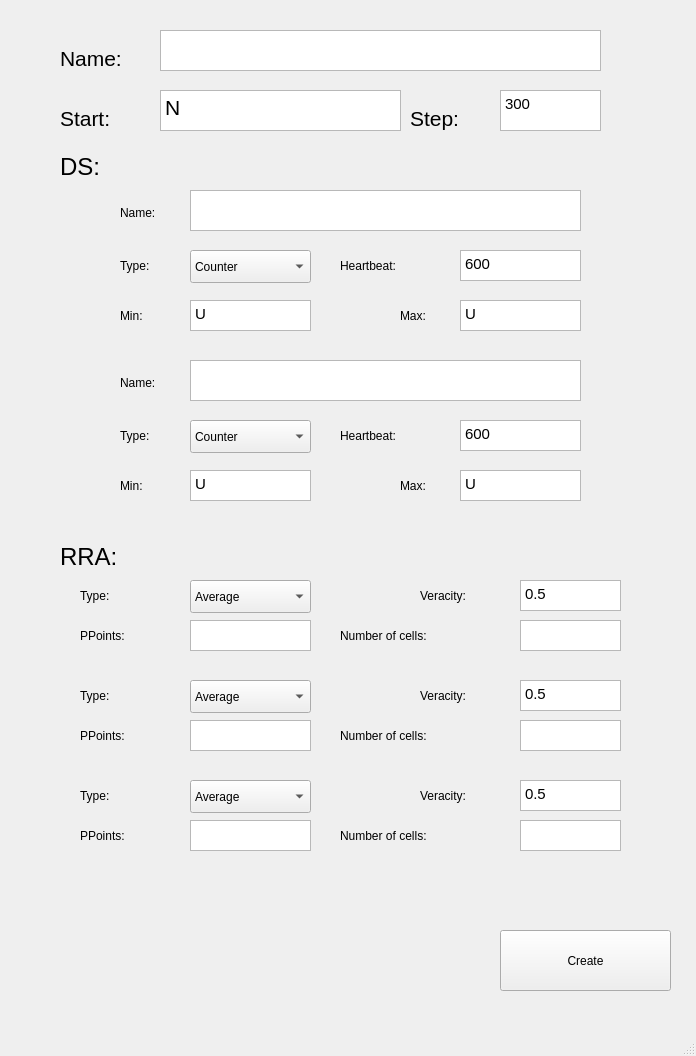
 <widget class="QMainWindow" name="CreateWindow">
  <property name="geometry">
   <rect>
    <x>0</x>
    <y>0</y>
    <width>696</width>
    <height>1056</height>
   </rect>
  </property>
  <property name="windowTitle">
   <string>MainWindow</string>
  </property>
  <widget class="QWidget" name="centralwidget">
   <widget class="QLabel" name="lbName">
    <property name="geometry">
     <rect>
      <x>60</x>
      <y>30</y>
      <width>121</width>
      <height>41</height>
     </rect>
    </property>
    <property name="font">
     <font>
      <pointsize>16</pointsize>
      <kerning>true</kerning>
     </font>
    </property>
    <property name="text">
     <string>Name:</string>
    </property>
    <property name="alignment">
     <set>Qt::AlignBottom|Qt::AlignJustify</set>
    </property>
   </widget>
   <widget class="QTextEdit" name="teName">
    <property name="geometry">
     <rect>
      <x>160</x>
      <y>30</y>
      <width>441</width>
      <height>41</height>
     </rect>
    </property>
   </widget>
   <widget class="QLabel" name="lbStart">
    <property name="geometry">
     <rect>
      <x>60</x>
      <y>90</y>
      <width>121</width>
      <height>41</height>
     </rect>
    </property>
    <property name="font">
     <font>
      <pointsize>16</pointsize>
      <kerning>true</kerning>
     </font>
    </property>
    <property name="text">
     <string>Start:</string>
    </property>
    <property name="alignment">
     <set>Qt::AlignBottom|Qt::AlignJustify</set>
    </property>
   </widget>
   <widget class="QTextEdit" name="teStart">
    <property name="geometry">
     <rect>
      <x>160</x>
      <y>90</y>
      <width>241</width>
      <height>41</height>
     </rect>
    </property>
    <property name="font">
     <font>
      <pointsize>16</pointsize>
     </font>
    </property>
    <property name="verticalScrollBarPolicy">
     <enum>Qt::ScrollBarAlwaysOff</enum>
    </property>
    <property name="html">
     <string>&lt;!DOCTYPE HTML PUBLIC &quot;-//W3C//DTD HTML 4.0//EN&quot; &quot;http://www.w3.org/TR/REC-html40/strict.dtd&quot;&gt;
&lt;html&gt;&lt;head&gt;&lt;meta name=&quot;qrichtext&quot; content=&quot;1&quot; /&gt;&lt;style type=&quot;text/css&quot;&gt;
p, li { white-space: pre-wrap; }
&lt;/style&gt;&lt;/head&gt;&lt;body style=&quot; font-family:'Ubuntu'; font-size:16pt; font-weight:400; font-style:normal;&quot;&gt;
&lt;p style=&quot; margin-top:0px; margin-bottom:0px; margin-left:0px; margin-right:0px; -qt-block-indent:0; text-indent:0px;&quot;&gt;N&lt;/p&gt;&lt;/body&gt;&lt;/html&gt;</string>
    </property>
   </widget>
   <widget class="QTextEdit" name="teStep">
    <property name="geometry">
     <rect>
      <x>500</x>
      <y>90</y>
      <width>101</width>
      <height>41</height>
     </rect>
    </property>
    <property name="font">
     <font>
      <pointsize>16</pointsize>
     </font>
    </property>
    <property name="html">
     <string>&lt;!DOCTYPE HTML PUBLIC &quot;-//W3C//DTD HTML 4.0//EN&quot; &quot;http://www.w3.org/TR/REC-html40/strict.dtd&quot;&gt;
&lt;html&gt;&lt;head&gt;&lt;meta name=&quot;qrichtext&quot; content=&quot;1&quot; /&gt;&lt;style type=&quot;text/css&quot;&gt;
p, li { white-space: pre-wrap; }
&lt;/style&gt;&lt;/head&gt;&lt;body style=&quot; font-family:'Ubuntu'; font-size:16pt; font-weight:400; font-style:normal;&quot;&gt;
&lt;p style=&quot; margin-top:0px; margin-bottom:0px; margin-left:0px; margin-right:0px; -qt-block-indent:0; text-indent:0px;&quot;&gt;&lt;span style=&quot; font-size:11pt;&quot;&gt;300&lt;/span&gt;&lt;/p&gt;&lt;/body&gt;&lt;/html&gt;</string>
    </property>
   </widget>
   <widget class="QLabel" name="lbStep">
    <property name="geometry">
     <rect>
      <x>410</x>
      <y>90</y>
      <width>121</width>
      <height>41</height>
     </rect>
    </property>
    <property name="font">
     <font>
      <pointsize>16</pointsize>
      <kerning>true</kerning>
     </font>
    </property>
    <property name="text">
     <string>Step:</string>
    </property>
    <property name="alignment">
     <set>Qt::AlignBottom|Qt::AlignJustify</set>
    </property>
   </widget>
   <widget class="QLabel" name="lbDS">
    <property name="geometry">
     <rect>
      <x>60</x>
      <y>140</y>
      <width>121</width>
      <height>41</height>
     </rect>
    </property>
    <property name="font">
     <font>
      <pointsize>18</pointsize>
      <kerning>true</kerning>
     </font>
    </property>
    <property name="text">
     <string>DS:</string>
    </property>
    <property name="alignment">
     <set>Qt::AlignBottom|Qt::AlignJustify</set>
    </property>
   </widget>
   <widget class="QPushButton" name="pbCreate">
    <property name="geometry">
     <rect>
      <x>500</x>
      <y>930</y>
      <width>171</width>
      <height>61</height>
     </rect>
    </property>
    <property name="text">
     <string>Create</string>
    </property>
   </widget>
   <widget class="QComboBox" name="cbDS1Type">
    <property name="geometry">
     <rect>
      <x>190</x>
      <y>250</y>
      <width>121</width>
      <height>33</height>
     </rect>
    </property>
    <item>
     <property name="text">
      <string>Counter</string>
     </property>
    </item>
    <item>
     <property name="text">
      <string>Gauge</string>
     </property>
    </item>
    <item>
     <property name="text">
      <string>Dcounter</string>
     </property>
    </item>
    <item>
     <property name="text">
      <string>Derive</string>
     </property>
    </item>
    <item>
     <property name="text">
      <string>Dderive</string>
     </property>
    </item>
    <item>
     <property name="text">
      <string>Absolute</string>
     </property>
    </item>
    <item>
     <property name="text">
      <string>Compute</string>
     </property>
    </item>
   </widget>
   <widget class="QLabel" name="lbDS1Name">
    <property name="geometry">
     <rect>
      <x>120</x>
      <y>200</y>
      <width>98</width>
      <height>25</height>
     </rect>
    </property>
    <property name="text">
     <string>Name:</string>
    </property>
   </widget>
   <widget class="QTextEdit" name="teDS1Name">
    <property name="geometry">
     <rect>
      <x>190</x>
      <y>190</y>
      <width>391</width>
      <height>41</height>
     </rect>
    </property>
   </widget>
   <widget class="QLabel" name="lbDS1Type">
    <property name="geometry">
     <rect>
      <x>120</x>
      <y>250</y>
      <width>98</width>
      <height>31</height>
     </rect>
    </property>
    <property name="text">
     <string>Type:</string>
    </property>
   </widget>
   <widget class="QLabel" name="lbDS1Hb">
    <property name="geometry">
     <rect>
      <x>340</x>
      <y>250</y>
      <width>131</width>
      <height>31</height>
     </rect>
    </property>
    <property name="text">
     <string>Heartbeat:</string>
    </property>
   </widget>
   <widget class="QTextEdit" name="teDS1Hb">
    <property name="geometry">
     <rect>
      <x>460</x>
      <y>250</y>
      <width>121</width>
      <height>31</height>
     </rect>
    </property>
    <property name="verticalScrollBarPolicy">
     <enum>Qt::ScrollBarAlwaysOff</enum>
    </property>
    <property name="html">
     <string>&lt;!DOCTYPE HTML PUBLIC &quot;-//W3C//DTD HTML 4.0//EN&quot; &quot;http://www.w3.org/TR/REC-html40/strict.dtd&quot;&gt;
&lt;html&gt;&lt;head&gt;&lt;meta name=&quot;qrichtext&quot; content=&quot;1&quot; /&gt;&lt;style type=&quot;text/css&quot;&gt;
p, li { white-space: pre-wrap; }
&lt;/style&gt;&lt;/head&gt;&lt;body style=&quot; font-family:'Ubuntu'; font-size:11pt; font-weight:400; font-style:normal;&quot;&gt;
&lt;p style=&quot; margin-top:0px; margin-bottom:0px; margin-left:0px; margin-right:0px; -qt-block-indent:0; text-indent:0px;&quot;&gt;600&lt;/p&gt;&lt;/body&gt;&lt;/html&gt;</string>
    </property>
   </widget>
   <widget class="QLabel" name="lbDS1Min">
    <property name="geometry">
     <rect>
      <x>120</x>
      <y>300</y>
      <width>98</width>
      <height>31</height>
     </rect>
    </property>
    <property name="text">
     <string>Min:</string>
    </property>
   </widget>
   <widget class="QTextEdit" name="teDS1Min">
    <property name="geometry">
     <rect>
      <x>190</x>
      <y>300</y>
      <width>121</width>
      <height>31</height>
     </rect>
    </property>
    <property name="verticalScrollBarPolicy">
     <enum>Qt::ScrollBarAlwaysOff</enum>
    </property>
    <property name="html">
     <string>&lt;!DOCTYPE HTML PUBLIC &quot;-//W3C//DTD HTML 4.0//EN&quot; &quot;http://www.w3.org/TR/REC-html40/strict.dtd&quot;&gt;
&lt;html&gt;&lt;head&gt;&lt;meta name=&quot;qrichtext&quot; content=&quot;1&quot; /&gt;&lt;style type=&quot;text/css&quot;&gt;
p, li { white-space: pre-wrap; }
&lt;/style&gt;&lt;/head&gt;&lt;body style=&quot; font-family:'Ubuntu'; font-size:11pt; font-weight:400; font-style:normal;&quot;&gt;
&lt;p style=&quot; margin-top:0px; margin-bottom:0px; margin-left:0px; margin-right:0px; -qt-block-indent:0; text-indent:0px;&quot;&gt;U&lt;/p&gt;&lt;/body&gt;&lt;/html&gt;</string>
    </property>
   </widget>
   <widget class="QTextEdit" name="teDS1Max">
    <property name="geometry">
     <rect>
      <x>460</x>
      <y>300</y>
      <width>121</width>
      <height>31</height>
     </rect>
    </property>
    <property name="verticalScrollBarPolicy">
     <enum>Qt::ScrollBarAlwaysOff</enum>
    </property>
    <property name="html">
     <string>&lt;!DOCTYPE HTML PUBLIC &quot;-//W3C//DTD HTML 4.0//EN&quot; &quot;http://www.w3.org/TR/REC-html40/strict.dtd&quot;&gt;
&lt;html&gt;&lt;head&gt;&lt;meta name=&quot;qrichtext&quot; content=&quot;1&quot; /&gt;&lt;style type=&quot;text/css&quot;&gt;
p, li { white-space: pre-wrap; }
&lt;/style&gt;&lt;/head&gt;&lt;body style=&quot; font-family:'Ubuntu'; font-size:11pt; font-weight:400; font-style:normal;&quot;&gt;
&lt;p style=&quot; margin-top:0px; margin-bottom:0px; margin-left:0px; margin-right:0px; -qt-block-indent:0; text-indent:0px;&quot;&gt;U&lt;/p&gt;&lt;/body&gt;&lt;/html&gt;</string>
    </property>
   </widget>
   <widget class="QLabel" name="lbDS1Max">
    <property name="geometry">
     <rect>
      <x>400</x>
      <y>300</y>
      <width>98</width>
      <height>31</height>
     </rect>
    </property>
    <property name="text">
     <string>Max:</string>
    </property>
   </widget>
   <widget class="QTextEdit" name="teDS2Min">
    <property name="geometry">
     <rect>
      <x>190</x>
      <y>470</y>
      <width>121</width>
      <height>31</height>
     </rect>
    </property>
    <property name="verticalScrollBarPolicy">
     <enum>Qt::ScrollBarAlwaysOff</enum>
    </property>
    <property name="html">
     <string>&lt;!DOCTYPE HTML PUBLIC &quot;-//W3C//DTD HTML 4.0//EN&quot; &quot;http://www.w3.org/TR/REC-html40/strict.dtd&quot;&gt;
&lt;html&gt;&lt;head&gt;&lt;meta name=&quot;qrichtext&quot; content=&quot;1&quot; /&gt;&lt;style type=&quot;text/css&quot;&gt;
p, li { white-space: pre-wrap; }
&lt;/style&gt;&lt;/head&gt;&lt;body style=&quot; font-family:'Ubuntu'; font-size:11pt; font-weight:400; font-style:normal;&quot;&gt;
&lt;p style=&quot; margin-top:0px; margin-bottom:0px; margin-left:0px; margin-right:0px; -qt-block-indent:0; text-indent:0px;&quot;&gt;U&lt;/p&gt;&lt;/body&gt;&lt;/html&gt;</string>
    </property>
   </widget>
   <widget class="QTextEdit" name="teDS2Name">
    <property name="geometry">
     <rect>
      <x>190</x>
      <y>360</y>
      <width>391</width>
      <height>41</height>
     </rect>
    </property>
   </widget>
   <widget class="QLabel" name="lbDS2Min">
    <property name="geometry">
     <rect>
      <x>120</x>
      <y>470</y>
      <width>98</width>
      <height>31</height>
     </rect>
    </property>
    <property name="text">
     <string>Min:</string>
    </property>
   </widget>
   <widget class="QTextEdit" name="teDS2Max">
    <property name="geometry">
     <rect>
      <x>460</x>
      <y>470</y>
      <width>121</width>
      <height>31</height>
     </rect>
    </property>
    <property name="verticalScrollBarPolicy">
     <enum>Qt::ScrollBarAlwaysOff</enum>
    </property>
    <property name="html">
     <string>&lt;!DOCTYPE HTML PUBLIC &quot;-//W3C//DTD HTML 4.0//EN&quot; &quot;http://www.w3.org/TR/REC-html40/strict.dtd&quot;&gt;
&lt;html&gt;&lt;head&gt;&lt;meta name=&quot;qrichtext&quot; content=&quot;1&quot; /&gt;&lt;style type=&quot;text/css&quot;&gt;
p, li { white-space: pre-wrap; }
&lt;/style&gt;&lt;/head&gt;&lt;body style=&quot; font-family:'Ubuntu'; font-size:11pt; font-weight:400; font-style:normal;&quot;&gt;
&lt;p style=&quot; margin-top:0px; margin-bottom:0px; margin-left:0px; margin-right:0px; -qt-block-indent:0; text-indent:0px;&quot;&gt;U&lt;/p&gt;&lt;/body&gt;&lt;/html&gt;</string>
    </property>
   </widget>
   <widget class="QLabel" name="lbDS2Max">
    <property name="geometry">
     <rect>
      <x>400</x>
      <y>470</y>
      <width>98</width>
      <height>31</height>
     </rect>
    </property>
    <property name="text">
     <string>Max:</string>
    </property>
   </widget>
   <widget class="QComboBox" name="cbDS2Type">
    <property name="geometry">
     <rect>
      <x>190</x>
      <y>420</y>
      <width>121</width>
      <height>33</height>
     </rect>
    </property>
    <item>
     <property name="text">
      <string>Counter</string>
     </property>
    </item>
    <item>
     <property name="text">
      <string>Gauge</string>
     </property>
    </item>
    <item>
     <property name="text">
      <string>Dcounter</string>
     </property>
    </item>
    <item>
     <property name="text">
      <string>Derive</string>
     </property>
    </item>
    <item>
     <property name="text">
      <string>Dderive</string>
     </property>
    </item>
    <item>
     <property name="text">
      <string>Absolute</string>
     </property>
    </item>
    <item>
     <property name="text">
      <string>Compute</string>
     </property>
    </item>
   </widget>
   <widget class="QLabel" name="lbDS2Type">
    <property name="geometry">
     <rect>
      <x>120</x>
      <y>420</y>
      <width>98</width>
      <height>31</height>
     </rect>
    </property>
    <property name="text">
     <string>Type:</string>
    </property>
   </widget>
   <widget class="QTextEdit" name="teDS2Hb">
    <property name="geometry">
     <rect>
      <x>460</x>
      <y>420</y>
      <width>121</width>
      <height>31</height>
     </rect>
    </property>
    <property name="verticalScrollBarPolicy">
     <enum>Qt::ScrollBarAlwaysOff</enum>
    </property>
    <property name="html">
     <string>&lt;!DOCTYPE HTML PUBLIC &quot;-//W3C//DTD HTML 4.0//EN&quot; &quot;http://www.w3.org/TR/REC-html40/strict.dtd&quot;&gt;
&lt;html&gt;&lt;head&gt;&lt;meta name=&quot;qrichtext&quot; content=&quot;1&quot; /&gt;&lt;style type=&quot;text/css&quot;&gt;
p, li { white-space: pre-wrap; }
&lt;/style&gt;&lt;/head&gt;&lt;body style=&quot; font-family:'Ubuntu'; font-size:11pt; font-weight:400; font-style:normal;&quot;&gt;
&lt;p style=&quot; margin-top:0px; margin-bottom:0px; margin-left:0px; margin-right:0px; -qt-block-indent:0; text-indent:0px;&quot;&gt;600&lt;/p&gt;&lt;/body&gt;&lt;/html&gt;</string>
    </property>
   </widget>
   <widget class="QLabel" name="lbDS2Hb">
    <property name="geometry">
     <rect>
      <x>340</x>
      <y>420</y>
      <width>131</width>
      <height>31</height>
     </rect>
    </property>
    <property name="text">
     <string>Heartbeat:</string>
    </property>
   </widget>
   <widget class="QLabel" name="lbDS2Name">
    <property name="geometry">
     <rect>
      <x>120</x>
      <y>370</y>
      <width>98</width>
      <height>25</height>
     </rect>
    </property>
    <property name="text">
     <string>Name:</string>
    </property>
   </widget>
   <widget class="QLabel" name="lbRRA">
    <property name="geometry">
     <rect>
      <x>60</x>
      <y>530</y>
      <width>121</width>
      <height>41</height>
     </rect>
    </property>
    <property name="font">
     <font>
      <pointsize>18</pointsize>
      <kerning>true</kerning>
     </font>
    </property>
    <property name="text">
     <string>RRA:</string>
    </property>
    <property name="alignment">
     <set>Qt::AlignBottom|Qt::AlignJustify</set>
    </property>
   </widget>
   <widget class="QComboBox" name="cbRRA1Type">
    <property name="geometry">
     <rect>
      <x>190</x>
      <y>580</y>
      <width>121</width>
      <height>33</height>
     </rect>
    </property>
    <item>
     <property name="text">
      <string>Average</string>
     </property>
    </item>
    <item>
     <property name="text">
      <string>Min</string>
     </property>
    </item>
    <item>
     <property name="text">
      <string>Max</string>
     </property>
    </item>
    <item>
     <property name="text">
      <string>Last</string>
     </property>
    </item>
   </widget>
   <widget class="QLabel" name="lbRRA1Type">
    <property name="geometry">
     <rect>
      <x>80</x>
      <y>580</y>
      <width>98</width>
      <height>31</height>
     </rect>
    </property>
    <property name="text">
     <string>Type:</string>
    </property>
   </widget>
   <widget class="QTextEdit" name="teRRA1Veracity">
    <property name="geometry">
     <rect>
      <x>520</x>
      <y>580</y>
      <width>101</width>
      <height>31</height>
     </rect>
    </property>
    <property name="verticalScrollBarPolicy">
     <enum>Qt::ScrollBarAlwaysOff</enum>
    </property>
    <property name="html">
     <string>&lt;!DOCTYPE HTML PUBLIC &quot;-//W3C//DTD HTML 4.0//EN&quot; &quot;http://www.w3.org/TR/REC-html40/strict.dtd&quot;&gt;
&lt;html&gt;&lt;head&gt;&lt;meta name=&quot;qrichtext&quot; content=&quot;1&quot; /&gt;&lt;style type=&quot;text/css&quot;&gt;
p, li { white-space: pre-wrap; }
&lt;/style&gt;&lt;/head&gt;&lt;body style=&quot; font-family:'Ubuntu'; font-size:11pt; font-weight:400; font-style:normal;&quot;&gt;
&lt;p style=&quot; margin-top:0px; margin-bottom:0px; margin-left:0px; margin-right:0px; -qt-block-indent:0; text-indent:0px;&quot;&gt;0.5&lt;/p&gt;&lt;/body&gt;&lt;/html&gt;</string>
    </property>
   </widget>
   <widget class="QLabel" name="lbRRA1Veracity">
    <property name="geometry">
     <rect>
      <x>420</x>
      <y>580</y>
      <width>131</width>
      <height>31</height>
     </rect>
    </property>
    <property name="text">
     <string>Veracity:</string>
    </property>
   </widget>
   <widget class="QLabel" name="lbRRA1PPoints">
    <property name="geometry">
     <rect>
      <x>80</x>
      <y>620</y>
      <width>161</width>
      <height>31</height>
     </rect>
    </property>
    <property name="text">
     <string>PPoints:</string>
    </property>
   </widget>
   <widget class="QTextEdit" name="teRRA1PPoints">
    <property name="geometry">
     <rect>
      <x>190</x>
      <y>620</y>
      <width>121</width>
      <height>31</height>
     </rect>
    </property>
    <property name="verticalScrollBarPolicy">
     <enum>Qt::ScrollBarAlwaysOff</enum>
    </property>
    <property name="html">
     <string>&lt;!DOCTYPE HTML PUBLIC &quot;-//W3C//DTD HTML 4.0//EN&quot; &quot;http://www.w3.org/TR/REC-html40/strict.dtd&quot;&gt;
&lt;html&gt;&lt;head&gt;&lt;meta name=&quot;qrichtext&quot; content=&quot;1&quot; /&gt;&lt;style type=&quot;text/css&quot;&gt;
p, li { white-space: pre-wrap; }
&lt;/style&gt;&lt;/head&gt;&lt;body style=&quot; font-family:'Ubuntu'; font-size:11pt; font-weight:400; font-style:normal;&quot;&gt;
&lt;p style=&quot;-qt-paragraph-type:empty; margin-top:0px; margin-bottom:0px; margin-left:0px; margin-right:0px; -qt-block-indent:0; text-indent:0px;&quot;&gt;&lt;br /&gt;&lt;/p&gt;&lt;/body&gt;&lt;/html&gt;</string>
    </property>
   </widget>
   <widget class="QLabel" name="lbRRA1NoC">
    <property name="geometry">
     <rect>
      <x>340</x>
      <y>620</y>
      <width>161</width>
      <height>31</height>
     </rect>
    </property>
    <property name="text">
     <string>Number of cells:</string>
    </property>
   </widget>
   <widget class="QTextEdit" name="teRRA1NoC">
    <property name="geometry">
     <rect>
      <x>520</x>
      <y>620</y>
      <width>101</width>
      <height>31</height>
     </rect>
    </property>
    <property name="verticalScrollBarPolicy">
     <enum>Qt::ScrollBarAlwaysOff</enum>
    </property>
    <property name="html">
     <string>&lt;!DOCTYPE HTML PUBLIC &quot;-//W3C//DTD HTML 4.0//EN&quot; &quot;http://www.w3.org/TR/REC-html40/strict.dtd&quot;&gt;
&lt;html&gt;&lt;head&gt;&lt;meta name=&quot;qrichtext&quot; content=&quot;1&quot; /&gt;&lt;style type=&quot;text/css&quot;&gt;
p, li { white-space: pre-wrap; }
&lt;/style&gt;&lt;/head&gt;&lt;body style=&quot; font-family:'Ubuntu'; font-size:11pt; font-weight:400; font-style:normal;&quot;&gt;
&lt;p style=&quot;-qt-paragraph-type:empty; margin-top:0px; margin-bottom:0px; margin-left:0px; margin-right:0px; -qt-block-indent:0; text-indent:0px;&quot;&gt;&lt;br /&gt;&lt;/p&gt;&lt;/body&gt;&lt;/html&gt;</string>
    </property>
   </widget>
   <widget class="QComboBox" name="cbRRA2Type">
    <property name="geometry">
     <rect>
      <x>190</x>
      <y>680</y>
      <width>121</width>
      <height>33</height>
     </rect>
    </property>
    <item>
     <property name="text">
      <string>Average</string>
     </property>
    </item>
    <item>
     <property name="text">
      <string>Min</string>
     </property>
    </item>
    <item>
     <property name="text">
      <string>Max</string>
     </property>
    </item>
    <item>
     <property name="text">
      <string>Last</string>
     </property>
    </item>
   </widget>
   <widget class="QLabel" name="lbRRA2PPoints">
    <property name="geometry">
     <rect>
      <x>80</x>
      <y>720</y>
      <width>161</width>
      <height>31</height>
     </rect>
    </property>
    <property name="text">
     <string>PPoints:</string>
    </property>
   </widget>
   <widget class="QLabel" name="lbRRA2Type">
    <property name="geometry">
     <rect>
      <x>80</x>
      <y>680</y>
      <width>98</width>
      <height>31</height>
     </rect>
    </property>
    <property name="text">
     <string>Type:</string>
    </property>
   </widget>
   <widget class="QTextEdit" name="teRRA2Veracity">
    <property name="geometry">
     <rect>
      <x>520</x>
      <y>680</y>
      <width>101</width>
      <height>31</height>
     </rect>
    </property>
    <property name="verticalScrollBarPolicy">
     <enum>Qt::ScrollBarAlwaysOff</enum>
    </property>
    <property name="html">
     <string>&lt;!DOCTYPE HTML PUBLIC &quot;-//W3C//DTD HTML 4.0//EN&quot; &quot;http://www.w3.org/TR/REC-html40/strict.dtd&quot;&gt;
&lt;html&gt;&lt;head&gt;&lt;meta name=&quot;qrichtext&quot; content=&quot;1&quot; /&gt;&lt;style type=&quot;text/css&quot;&gt;
p, li { white-space: pre-wrap; }
&lt;/style&gt;&lt;/head&gt;&lt;body style=&quot; font-family:'Ubuntu'; font-size:11pt; font-weight:400; font-style:normal;&quot;&gt;
&lt;p style=&quot; margin-top:0px; margin-bottom:0px; margin-left:0px; margin-right:0px; -qt-block-indent:0; text-indent:0px;&quot;&gt;0.5&lt;/p&gt;&lt;/body&gt;&lt;/html&gt;</string>
    </property>
   </widget>
   <widget class="QLabel" name="lbRRA2Veracity">
    <property name="geometry">
     <rect>
      <x>420</x>
      <y>680</y>
      <width>131</width>
      <height>31</height>
     </rect>
    </property>
    <property name="text">
     <string>Veracity:</string>
    </property>
   </widget>
   <widget class="QTextEdit" name="teRRA2NoC">
    <property name="geometry">
     <rect>
      <x>520</x>
      <y>720</y>
      <width>101</width>
      <height>31</height>
     </rect>
    </property>
    <property name="verticalScrollBarPolicy">
     <enum>Qt::ScrollBarAlwaysOff</enum>
    </property>
    <property name="html">
     <string>&lt;!DOCTYPE HTML PUBLIC &quot;-//W3C//DTD HTML 4.0//EN&quot; &quot;http://www.w3.org/TR/REC-html40/strict.dtd&quot;&gt;
&lt;html&gt;&lt;head&gt;&lt;meta name=&quot;qrichtext&quot; content=&quot;1&quot; /&gt;&lt;style type=&quot;text/css&quot;&gt;
p, li { white-space: pre-wrap; }
&lt;/style&gt;&lt;/head&gt;&lt;body style=&quot; font-family:'Ubuntu'; font-size:11pt; font-weight:400; font-style:normal;&quot;&gt;
&lt;p style=&quot;-qt-paragraph-type:empty; margin-top:0px; margin-bottom:0px; margin-left:0px; margin-right:0px; -qt-block-indent:0; text-indent:0px;&quot;&gt;&lt;br /&gt;&lt;/p&gt;&lt;/body&gt;&lt;/html&gt;</string>
    </property>
   </widget>
   <widget class="QTextEdit" name="teRRA2PPoints">
    <property name="geometry">
     <rect>
      <x>190</x>
      <y>720</y>
      <width>121</width>
      <height>31</height>
     </rect>
    </property>
    <property name="verticalScrollBarPolicy">
     <enum>Qt::ScrollBarAlwaysOff</enum>
    </property>
    <property name="html">
     <string>&lt;!DOCTYPE HTML PUBLIC &quot;-//W3C//DTD HTML 4.0//EN&quot; &quot;http://www.w3.org/TR/REC-html40/strict.dtd&quot;&gt;
&lt;html&gt;&lt;head&gt;&lt;meta name=&quot;qrichtext&quot; content=&quot;1&quot; /&gt;&lt;style type=&quot;text/css&quot;&gt;
p, li { white-space: pre-wrap; }
&lt;/style&gt;&lt;/head&gt;&lt;body style=&quot; font-family:'Ubuntu'; font-size:11pt; font-weight:400; font-style:normal;&quot;&gt;
&lt;p style=&quot;-qt-paragraph-type:empty; margin-top:0px; margin-bottom:0px; margin-left:0px; margin-right:0px; -qt-block-indent:0; text-indent:0px;&quot;&gt;&lt;br /&gt;&lt;/p&gt;&lt;/body&gt;&lt;/html&gt;</string>
    </property>
   </widget>
   <widget class="QLabel" name="lbRRA2NoC">
    <property name="geometry">
     <rect>
      <x>340</x>
      <y>720</y>
      <width>161</width>
      <height>31</height>
     </rect>
    </property>
    <property name="text">
     <string>Number of cells:</string>
    </property>
   </widget>
   <widget class="QComboBox" name="cbRRA3Type">
    <property name="geometry">
     <rect>
      <x>190</x>
      <y>780</y>
      <width>121</width>
      <height>33</height>
     </rect>
    </property>
    <item>
     <property name="text">
      <string>Average</string>
     </property>
    </item>
    <item>
     <property name="text">
      <string>Min</string>
     </property>
    </item>
    <item>
     <property name="text">
      <string>Max</string>
     </property>
    </item>
    <item>
     <property name="text">
      <string>Last</string>
     </property>
    </item>
   </widget>
   <widget class="QLabel" name="lbRRA3PPoints">
    <property name="geometry">
     <rect>
      <x>80</x>
      <y>820</y>
      <width>161</width>
      <height>31</height>
     </rect>
    </property>
    <property name="text">
     <string>PPoints:</string>
    </property>
   </widget>
   <widget class="QLabel" name="lbRRA3Type">
    <property name="geometry">
     <rect>
      <x>80</x>
      <y>780</y>
      <width>98</width>
      <height>31</height>
     </rect>
    </property>
    <property name="text">
     <string>Type:</string>
    </property>
   </widget>
   <widget class="QTextEdit" name="teRRA3Veracity">
    <property name="geometry">
     <rect>
      <x>520</x>
      <y>780</y>
      <width>101</width>
      <height>31</height>
     </rect>
    </property>
    <property name="verticalScrollBarPolicy">
     <enum>Qt::ScrollBarAlwaysOff</enum>
    </property>
    <property name="html">
     <string>&lt;!DOCTYPE HTML PUBLIC &quot;-//W3C//DTD HTML 4.0//EN&quot; &quot;http://www.w3.org/TR/REC-html40/strict.dtd&quot;&gt;
&lt;html&gt;&lt;head&gt;&lt;meta name=&quot;qrichtext&quot; content=&quot;1&quot; /&gt;&lt;style type=&quot;text/css&quot;&gt;
p, li { white-space: pre-wrap; }
&lt;/style&gt;&lt;/head&gt;&lt;body style=&quot; font-family:'Ubuntu'; font-size:11pt; font-weight:400; font-style:normal;&quot;&gt;
&lt;p style=&quot; margin-top:0px; margin-bottom:0px; margin-left:0px; margin-right:0px; -qt-block-indent:0; text-indent:0px;&quot;&gt;0.5&lt;/p&gt;&lt;/body&gt;&lt;/html&gt;</string>
    </property>
   </widget>
   <widget class="QLabel" name="lbRRA3Veracity">
    <property name="geometry">
     <rect>
      <x>420</x>
      <y>780</y>
      <width>131</width>
      <height>31</height>
     </rect>
    </property>
    <property name="text">
     <string>Veracity:</string>
    </property>
   </widget>
   <widget class="QTextEdit" name="teRRA3NoC">
    <property name="geometry">
     <rect>
      <x>520</x>
      <y>820</y>
      <width>101</width>
      <height>31</height>
     </rect>
    </property>
    <property name="verticalScrollBarPolicy">
     <enum>Qt::ScrollBarAlwaysOff</enum>
    </property>
    <property name="html">
     <string>&lt;!DOCTYPE HTML PUBLIC &quot;-//W3C//DTD HTML 4.0//EN&quot; &quot;http://www.w3.org/TR/REC-html40/strict.dtd&quot;&gt;
&lt;html&gt;&lt;head&gt;&lt;meta name=&quot;qrichtext&quot; content=&quot;1&quot; /&gt;&lt;style type=&quot;text/css&quot;&gt;
p, li { white-space: pre-wrap; }
&lt;/style&gt;&lt;/head&gt;&lt;body style=&quot; font-family:'Ubuntu'; font-size:11pt; font-weight:400; font-style:normal;&quot;&gt;
&lt;p style=&quot;-qt-paragraph-type:empty; margin-top:0px; margin-bottom:0px; margin-left:0px; margin-right:0px; -qt-block-indent:0; text-indent:0px;&quot;&gt;&lt;br /&gt;&lt;/p&gt;&lt;/body&gt;&lt;/html&gt;</string>
    </property>
   </widget>
   <widget class="QTextEdit" name="teRRA3PPoints">
    <property name="geometry">
     <rect>
      <x>190</x>
      <y>820</y>
      <width>121</width>
      <height>31</height>
     </rect>
    </property>
    <property name="verticalScrollBarPolicy">
     <enum>Qt::ScrollBarAlwaysOff</enum>
    </property>
    <property name="html">
     <string>&lt;!DOCTYPE HTML PUBLIC &quot;-//W3C//DTD HTML 4.0//EN&quot; &quot;http://www.w3.org/TR/REC-html40/strict.dtd&quot;&gt;
&lt;html&gt;&lt;head&gt;&lt;meta name=&quot;qrichtext&quot; content=&quot;1&quot; /&gt;&lt;style type=&quot;text/css&quot;&gt;
p, li { white-space: pre-wrap; }
&lt;/style&gt;&lt;/head&gt;&lt;body style=&quot; font-family:'Ubuntu'; font-size:11pt; font-weight:400; font-style:normal;&quot;&gt;
&lt;p style=&quot;-qt-paragraph-type:empty; margin-top:0px; margin-bottom:0px; margin-left:0px; margin-right:0px; -qt-block-indent:0; text-indent:0px;&quot;&gt;&lt;br /&gt;&lt;/p&gt;&lt;/body&gt;&lt;/html&gt;</string>
    </property>
   </widget>
   <widget class="QLabel" name="lbRRA3NoC">
    <property name="geometry">
     <rect>
      <x>340</x>
      <y>820</y>
      <width>161</width>
      <height>31</height>
     </rect>
    </property>
    <property name="text">
     <string>Number of cells:</string>
    </property>
   </widget>
  </widget>
  <widget class="QMenuBar" name="menubar">
   <property name="geometry">
    <rect>
     <x>0</x>
     <y>0</y>
     <width>696</width>
     <height>30</height>
    </rect>
   </property>
  </widget>
  <widget class="QStatusBar" name="statusbar"/>
 </widget>
